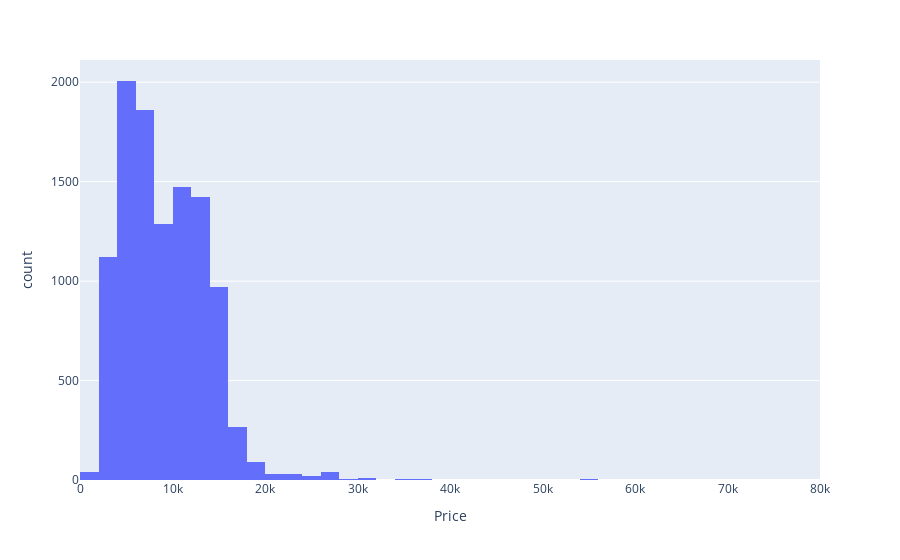

Notebook cell for this chart:
### Code cell
fig = px.histogram(df, x=target, nbins=40)
fig.show()

### Figure 1 — Plotly figure (JSON) as saved in the notebook; plotly's stock layout.template omitted (floating-point values rounded to 4 significant figures; data arrays with more than 128 entries replaced by an {"elided": "..."} marker saying what was removed)
{"data": [{"alignmentgroup": "True", "bingroup": "x", "hovertemplate": "Price=%{x}<br>count=%{y}<extra></extra>", "legendgroup": "", "marker": {"color": "#636efa", "pattern": {"shape": ""}}, "name": "", "nbinsx": 40, "offsetgroup": "", "orientation": "v", "showlegend": false, "type": "histogram", "x": {"elided": "10683 int values"}, "xaxis": "x", "yaxis": "y"}], "layout": {"barmode": "relative", "legend": {"tracegroupgap": 0}, "margin": {"t": 60}, "xaxis": {"anchor": "y", "domain": [0, 1], "title": {"text": "Price"}}, "yaxis": {"anchor": "x", "domain": [0, 1], "title": {"text": "count"}}}}
